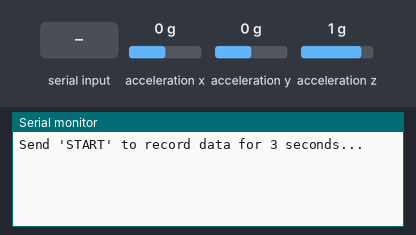
This sketch was run on a simulated Arduino Uno, built with avr-gcc and run on an emulated ATmega328P. On the bench: the last lines printed to the serial monitor. Wiring (inferred from the names in the program): MPU-6050 motion sensor at I2C address 0x68. The test bench sets the inputs (shaded band); at power-on: acceleration x 0 g, acceleration y 0 g, acceleration z 1 g.

Above: at 1.2 s.
1.3 s: "START\n" received over Serial
At 2.0 s:
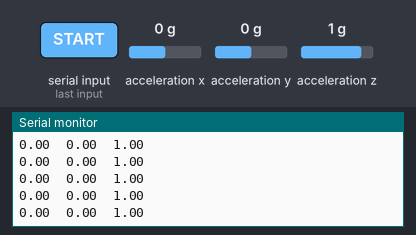
2.8 s: acceleration x set to -1.4 g
At 4.8 s:
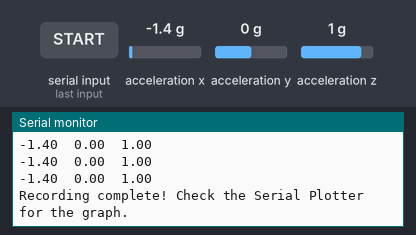
5.8 s: "START\n" received over Serial
At 6.4 s:
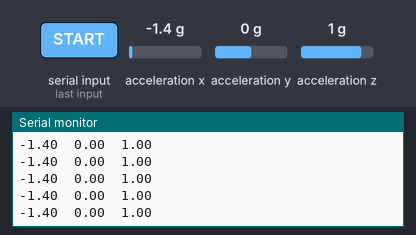
8.8 s: "START\n" received over Serial
11.8 s: acceleration y set to -1.4 g
At 12.8 s:
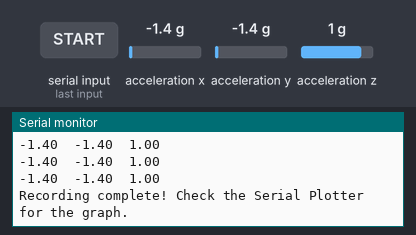

The sketch:

sketch_jan27a.ino
```cpp
#include <Wire.h> // Include the Wire library for I2C communication

const int MPU_ADDR = 0x68; // MPU6050 I2C address
float AccX, AccY, AccZ;    // Variables to store accelerometer data
bool recordData = false;   // Flag to start recording data
unsigned long startTime = 0;

void setup()
{
  Wire.begin();                     // Initialize I2C communication
  Wire.beginTransmission(MPU_ADDR); // Start communication with MPU6050
  Wire.write(0x6B);                 // Access the power management register
  Wire.write(0);                    // Wake up the MPU6050
  Wire.endTransmission(true);

  Serial.begin(9600); // Start Serial Monitor at 9600 baud rate
  Serial.println("Send 'START' to record data for 3 seconds...");
}

void loop()
{
  // Check for a command from Serial Monitor
  if (Serial.available())
  {
    String command = Serial.readStringUntil('\n');
    command.trim(); // Remove any trailing whitespace
    if (command.equalsIgnoreCase("START"))
    {
      Serial.println("Recording data for 3 seconds...");
      recordData = true;
      startTime = millis(); // Mark the start time
    }
  }

  // Record data if the flag is set
  if (recordData)
  {
    unsigned long currentTime = millis();
    if (currentTime - startTime <= 3000)
    {
      // Read accelerometer data
      Wire.beginTransmission(MPU_ADDR);
      Wire.write(0x3B);
      Wire.endTransmission(false);
      Wire.requestFrom(MPU_ADDR, 6, true);
      AccX = (Wire.read() << 8 | Wire.read()) / 16384.0;
      AccY = (Wire.read() << 8 | Wire.read()) / 16384.0;
      AccZ = (Wire.read() << 8 | Wire.read()) / 16384.0;

      // Print data for Serial Plotter
      Serial.print(AccX);
      Serial.print("\t");
      Serial.print(AccY);
      Serial.print("\t");
      Serial.println(AccZ);
    }
    else
    {
      // Stop recording after 3 seconds
      recordData = false;
      Serial.println("Recording complete! Check the Serial Plotter for the graph.");
    }
  }
}
```

Measured:
- after the input at 1.3 s, the serial monitor: prints a new line at once (image 1)
- after the input at 2.8 s, the serial monitor: prints a new line after 0.07 s (image 2)
- after the input at 5.8 s, the serial monitor: prints a new line at once (image 3)
- after the input at 11.8 s, the serial monitor: prints a new line after 0.07 s (image 4)
